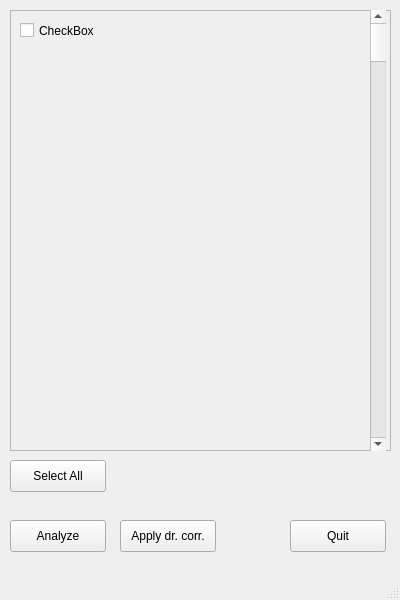
<?xml version="1.0" encoding="UTF-8"?>
<ui version="4.0">
 <class>MainWindow</class>
 <widget class="QMainWindow" name="MainWindow">
  <property name="geometry">
   <rect>
    <x>0</x>
    <y>0</y>
    <width>400</width>
    <height>600</height>
   </rect>
  </property>
  <property name="windowTitle">
   <string>MainWindow</string>
  </property>
  <widget class="QWidget" name="centralwidget">
   <widget class="QPushButton" name="analayzeBeads">
    <property name="geometry">
     <rect>
      <x>10</x>
      <y>520</y>
      <width>96</width>
      <height>32</height>
     </rect>
    </property>
    <property name="text">
     <string>Analyze</string>
    </property>
   </widget>
   <widget class="QPushButton" name="quiteBeadsAnal">
    <property name="geometry">
     <rect>
      <x>290</x>
      <y>520</y>
      <width>96</width>
      <height>32</height>
     </rect>
    </property>
    <property name="text">
     <string>Quit</string>
    </property>
   </widget>
   <widget class="QFrame" name="listOfFiducials">
    <property name="geometry">
     <rect>
      <x>10</x>
      <y>10</y>
      <width>381</width>
      <height>441</height>
     </rect>
    </property>
    <property name="frameShape">
     <enum>QFrame::StyledPanel</enum>
    </property>
    <property name="frameShadow">
     <enum>QFrame::Raised</enum>
    </property>
    <widget class="QScrollBar" name="verticalScrollBar">
     <property name="geometry">
      <rect>
       <x>360</x>
       <y>0</y>
       <width>16</width>
       <height>441</height>
      </rect>
     </property>
     <property name="orientation">
      <enum>Qt::Vertical</enum>
     </property>
    </widget>
    <widget class="QCheckBox" name="checkBox">
     <property name="geometry">
      <rect>
       <x>10</x>
       <y>10</y>
       <width>91</width>
       <height>21</height>
      </rect>
     </property>
     <property name="text">
      <string>CheckBox</string>
     </property>
    </widget>
   </widget>
   <widget class="QPushButton" name="selectAll">
    <property name="geometry">
     <rect>
      <x>10</x>
      <y>460</y>
      <width>96</width>
      <height>32</height>
     </rect>
    </property>
    <property name="text">
     <string>Select All</string>
    </property>
   </widget>
   <widget class="QPushButton" name="applyDriftCorr">
    <property name="geometry">
     <rect>
      <x>120</x>
      <y>520</y>
      <width>96</width>
      <height>32</height>
     </rect>
    </property>
    <property name="text">
     <string>Apply dr. corr.</string>
    </property>
   </widget>
  </widget>
  <widget class="QStatusBar" name="statusbar"/>
  <widget class="QMenuBar" name="menubar">
   <property name="geometry">
    <rect>
     <x>0</x>
     <y>0</y>
     <width>400</width>
     <height>22</height>
    </rect>
   </property>
  </widget>
 </widget>
 <resources/>
 <connections/>
</ui>
